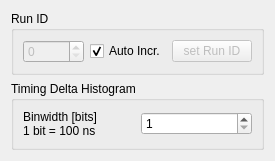
   <widget class="QWidget" name="TabPage">
    <attribute name="title">
     <string>General</string>
    </attribute>
    <layout class="QGridLayout" name="gridLayout_9">
     <item row="0" column="0">
      <widget class="Q3GroupBox" name="groupBox15">
       <property name="title">
        <string>Run ID</string>
       </property>
       <layout class="QGridLayout" name="gridLayout_7">
        <item row="0" column="0">
         <widget class="QSpinBox" name="runId">
          <property name="enabled">
           <bool>false</bool>
          </property>
          <property name="toolTip">
           <string>RUN ID will be transmitted in every data buffer header</string>
          </property>
          <property name="maximum">
           <number>65536</number>
          </property>
         </widget>
        </item>
        <item row="0" column="1">
         <widget class="QCheckBox" name="runIdAuto">
          <property name="toolTip">
           <string>increment run ID automatically at every start cmd</string>
          </property>
          <property name="text">
           <string>Auto Incr.</string>
          </property>
          <property name="shortcut">
           <string/>
          </property>
          <property name="checked">
           <bool>true</bool>
          </property>
         </widget>
        </item>
        <item row="0" column="2">
         <widget class="QPushButton" name="runIdButton">
          <property name="enabled">
           <bool>false</bool>
          </property>
          <property name="text">
           <string>set Run ID</string>
          </property>
         </widget>
        </item>
       </layout>
      </widget>
     </item>
     <item row="1" column="0">
      <widget class="Q3GroupBox" name="groupBox20">
       <property name="title">
        <string>Timing Delta Histogram</string>
       </property>
       <layout class="QGridLayout" name="gridLayout_8">
        <item row="0" column="0">
         <widget class="QLabel" name="textLabel1_8">
          <property name="text">
           <string>Binwidth [bits]
1 bit = 100 ns</string>
          </property>
          <property name="wordWrap">
           <bool>false</bool>
          </property>
         </widget>
        </item>
        <item row="0" column="1">
         <widget class="QSpinBox" name="timingBox">
          <property name="minimum">
           <number>1</number>
          </property>
          <property name="maximum">
           <number>48</number>
          </property>
         </widget>
        </item>
       </layout>
      </widget>
     </item>
    </layout>
   </widget>
